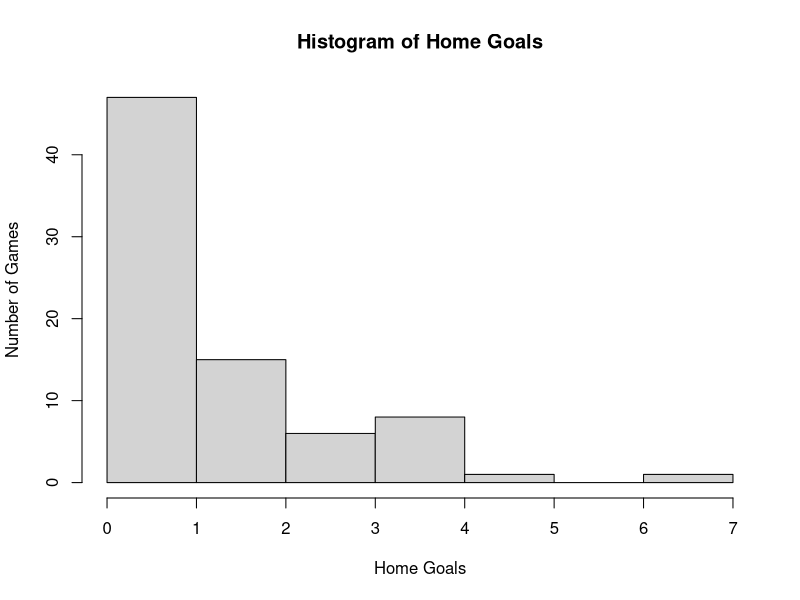
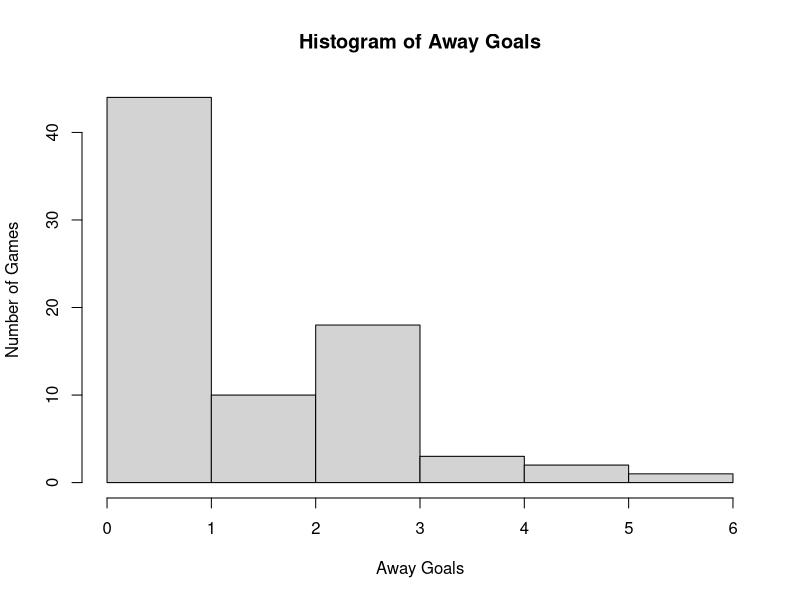
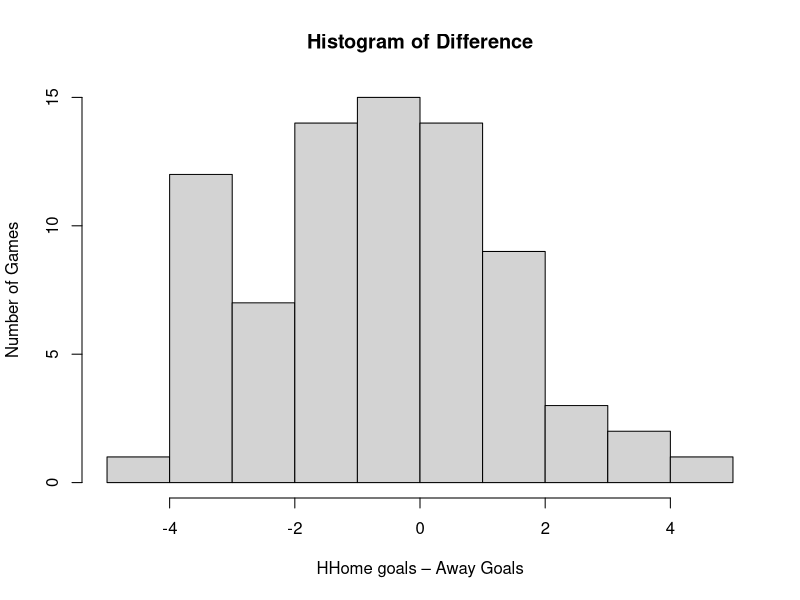
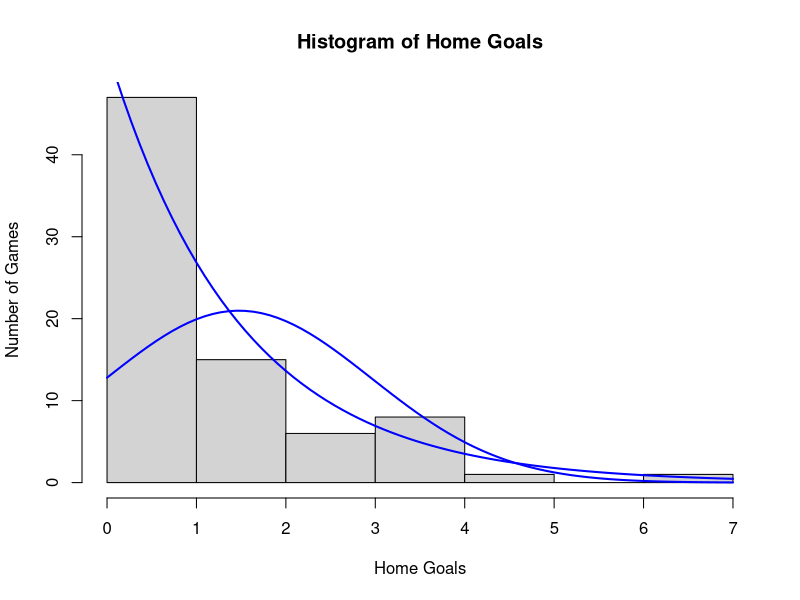
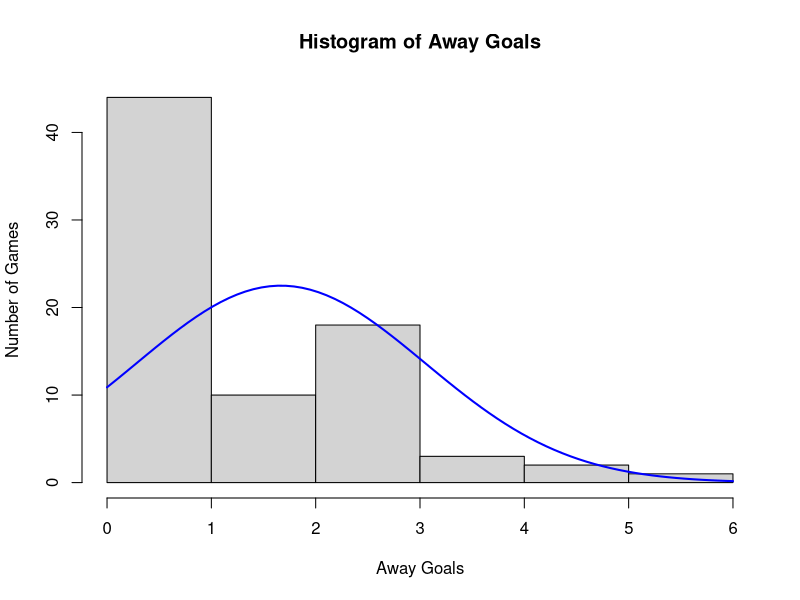
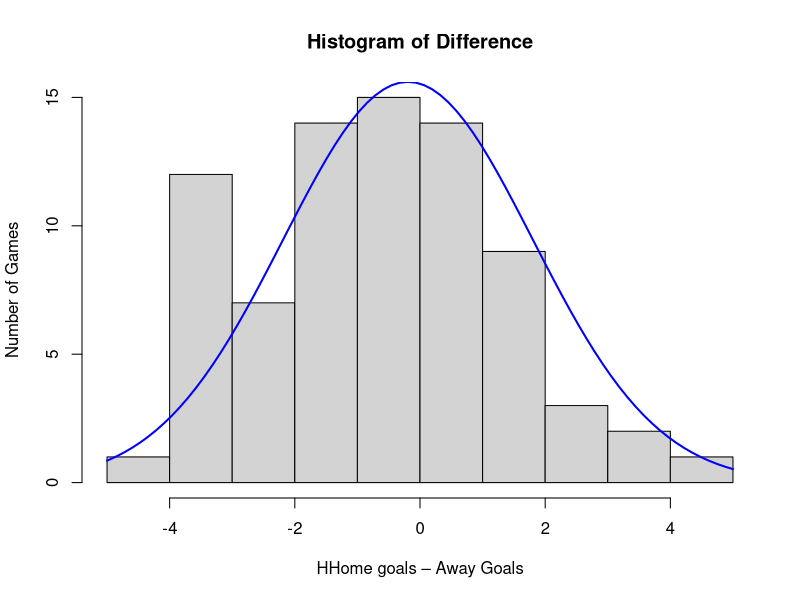

Recreate these plots in R, in order.
df_all=read.csv("E0.csv")
str(df_all)
df=df_all[,1:56]
str(df)
summary(df)
library(ggplot2)

#TASK 1
###Part 1
hist(df$FTHG, ylab="Number of Games", xlab="Home Goals",main="Histogram of Home Goals")
hist(df$FTAG, ylab="Number of Games", xlab="Away Goals",main="Histogram of Away Goals")
hist(df$FTHG-df$FTAG, ylab="Number of Games", xlab="HHome goals – Away Goals",
     main="Histogram of Difference")
#######################

###Part 2
hist1<-hist(df$FTHG, ylab="Number of Games", xlab="Home Goals",main="Histogram of Home Goals")
x <- df$FTHG
xfit<-seq(min(x),max(x),length=78) 
yfit<-dnorm(xfit,mean=mean(x),sd=sd(x)) 
yfit <- yfit*diff(hist1$mids[1:2])*length(x) 
lines(xfit, yfit, col="blue", lwd=2)

yfite<-dexp(xfit,rate=1/mean(x),log = FALSE) 
yfite <- yfite*diff(hist1$mids[1:2])*length(x) 
lines(xfit, yfite, col="blue", lwd=2)


###########################

hist2<-hist(df$FTAG, ylab="Number of Games", xlab="Away Goals",main="Histogram of Away Goals")
x1 <- df$FTAG
xfit1<-seq(min(x1),max(x1),length=78) 
yfit1<-dnorm(xfit1,mean=mean(x1),sd=sd(x1)) 
yfit1 <- yfit1*diff(hist2$mids[1:2])*length(x1) 
lines(xfit1, yfit1, col="blue", lwd=2)
###########################

hist3<-hist(df$FTHG-df$FTAG, ylab="Number of Games", xlab="HHome goals – Away Goals",
     main="Histogram of Difference")
x2 <- df$FTHG-df$FTAG
xfit2<-seq(min(x2),max(x2),length=78) 
yfit2<-dnorm(xfit2,mean=mean(x2),sd=sd(x2)) 
yfit2 <- yfit2*diff(hist2$mids[1:2])*length(x2) 
lines(xfit2, yfit2, col="blue", lwd=2)

#TASK 2




